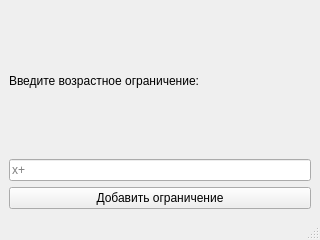
<?xml version="1.0" encoding="UTF-8"?>
<ui version="4.0">
 <class>MainWindow</class>
 <widget class="QMainWindow" name="MainWindow">
  <property name="geometry">
   <rect>
    <x>0</x>
    <y>0</y>
    <width>320</width>
    <height>240</height>
   </rect>
  </property>
  <property name="windowTitle">
   <string>Возрастное ограничение</string>
  </property>
  <widget class="QWidget" name="centralwidget">
   <layout class="QVBoxLayout" name="verticalLayout">
    <item>
     <widget class="QLabel" name="label">
      <property name="text">
       <string>Введите возрастное ограничение:</string>
      </property>
     </widget>
    </item>
    <item>
     <widget class="QLineEdit" name="lineEdit">
      <property name="placeholderText">
       <string>x+</string>
      </property>
     </widget>
    </item>
    <item>
     <widget class="QPushButton" name="pushButton">
      <property name="text">
       <string>Добавить ограничение</string>
      </property>
     </widget>
    </item>
   </layout>
  </widget>
  <widget class="QMenuBar" name="menubar">
   <property name="geometry">
    <rect>
     <x>0</x>
     <y>0</y>
     <width>320</width>
     <height>22</height>
    </rect>
   </property>
  </widget>
  <widget class="QStatusBar" name="statusbar"/>
 </widget>
 <resources/>
 <connections/>
</ui>
